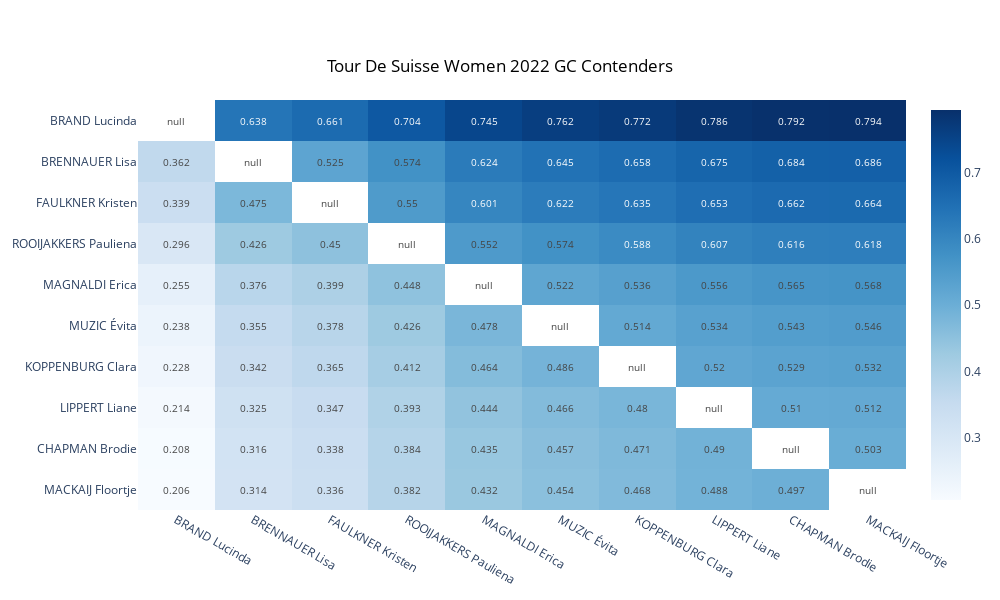

Notebook code cell kept with this figure:
### Code cell
heatmap(ratings, STARTLIST, RACE.replace('-', ' ').title(), YEAR, RACE_TYPE,
        to_include = 10, q_base = 10, q_div = 150,
        fname = f'{RACE}-{YEAR}-{RACE_TYPE.lower()}-{GENDER}-heatmap.png')

### Figure 1 — Plotly figure (JSON) as saved in the notebook; plotly's stock layout.template omitted (floating-point values rounded to 4 significant figures)
{"data": [{"colorscale": [[0, "rgb(247,251,255)"], [0.125, "rgb(222,235,247)"], [0.25, "rgb(198,219,239)"], [0.375, "rgb(158,202,225)"], [0.5, "rgb(107,174,214)"], [0.625, "rgb(66,146,198)"], [0.75, "rgb(33,113,181)"], [0.875, "rgb(8,81,156)"], [1, "rgb(8,48,107)"]], "text": [[0.206, 0.314, 0.336, 0.382, 0.432, 0.454, 0.468, 0.488, 0.497, null], [0.208, 0.316, 0.338, 0.384, 0.435, 0.457, 0.471, 0.49, null, 0.503], [0.214, 0.325, 0.347, 0.393, 0.444, 0.466, 0.48, null, 0.51, 0.512], [0.228, 0.342, 0.365, 0.412, 0.464, 0.486, null, 0.52, 0.529, 0.532], [0.238, 0.355, 0.378, 0.426, 0.478, null, 0.514, 0.534, 0.543, 0.546], [0.255, 0.376, 0.399, 0.448, null, 0.522, 0.536, 0.556, 0.565, 0.568], [0.296, 0.426, 0.45, null, 0.552, 0.574, 0.588, 0.607, 0.616, 0.618], [0.339, 0.475, null, 0.55, 0.601, 0.622, 0.635, 0.653, 0.662, 0.664], [0.362, null, 0.525, 0.574, 0.624, 0.645, 0.658, 0.675, 0.684, 0.686], [null, 0.638, 0.661, 0.704, 0.745, 0.762, 0.772, 0.786, 0.792, 0.794]], "textfont": {"size": 10}, "texttemplate": "%{text}", "type": "heatmap", "x": ["BRAND Lucinda", "BRENNAUER Lisa", "FAULKNER Kristen", "ROOIJAKKERS Pauliena", "MAGNALDI Erica", "MUZIC Évita", "KOPPENBURG Clara", "LIPPERT Liane", "CHAPMAN Brodie", "MACKAIJ Floortje"], "y": ["MACKAIJ Floortje", "CHAPMAN Brodie", "LIPPERT Liane", "KOPPENBURG Clara", "MUZIC Évita", "MAGNALDI Erica", "ROOIJAKKERS Pauliena", "FAULKNER Kristen", "BRENNAUER Lisa", "BRAND Lucinda"], "z": [[0.206, 0.314, 0.336, 0.382, 0.432, 0.454, 0.468, 0.488, 0.497, null], [0.208, 0.316, 0.338, 0.384, 0.435, 0.457, 0.471, 0.49, null, 0.503], [0.214, 0.325, 0.347, 0.393, 0.444, 0.466, 0.48, null, 0.51, 0.512], [0.228, 0.342, 0.365, 0.412, 0.464, 0.486, null, 0.52, 0.529, 0.532], [0.238, 0.355, 0.378, 0.426, 0.478, null, 0.514, 0.534, 0.543, 0.546], [0.255, 0.376, 0.399, 0.448, null, 0.522, 0.536, 0.556, 0.565, 0.568], [0.296, 0.426, 0.45, null, 0.552, 0.574, 0.588, 0.607, 0.616, 0.618], [0.339, 0.475, null, 0.55, 0.601, 0.622, 0.635, 0.653, 0.662, 0.664], [0.362, null, 0.525, 0.574, 0.624, 0.645, 0.658, 0.675, 0.684, 0.686], [null, 0.638, 0.661, 0.704, 0.745, 0.762, 0.772, 0.786, 0.792, 0.794]]}], "layout": {"height": 600, "plot_bgcolor": "white", "title": {"font": {"color": "black"}, "text": "Tour De Suisse Women 2022 GC Contenders", "x": 0.5, "y": 0.9}, "width": 1000, "xaxis": {"side": "bottom"}}}
